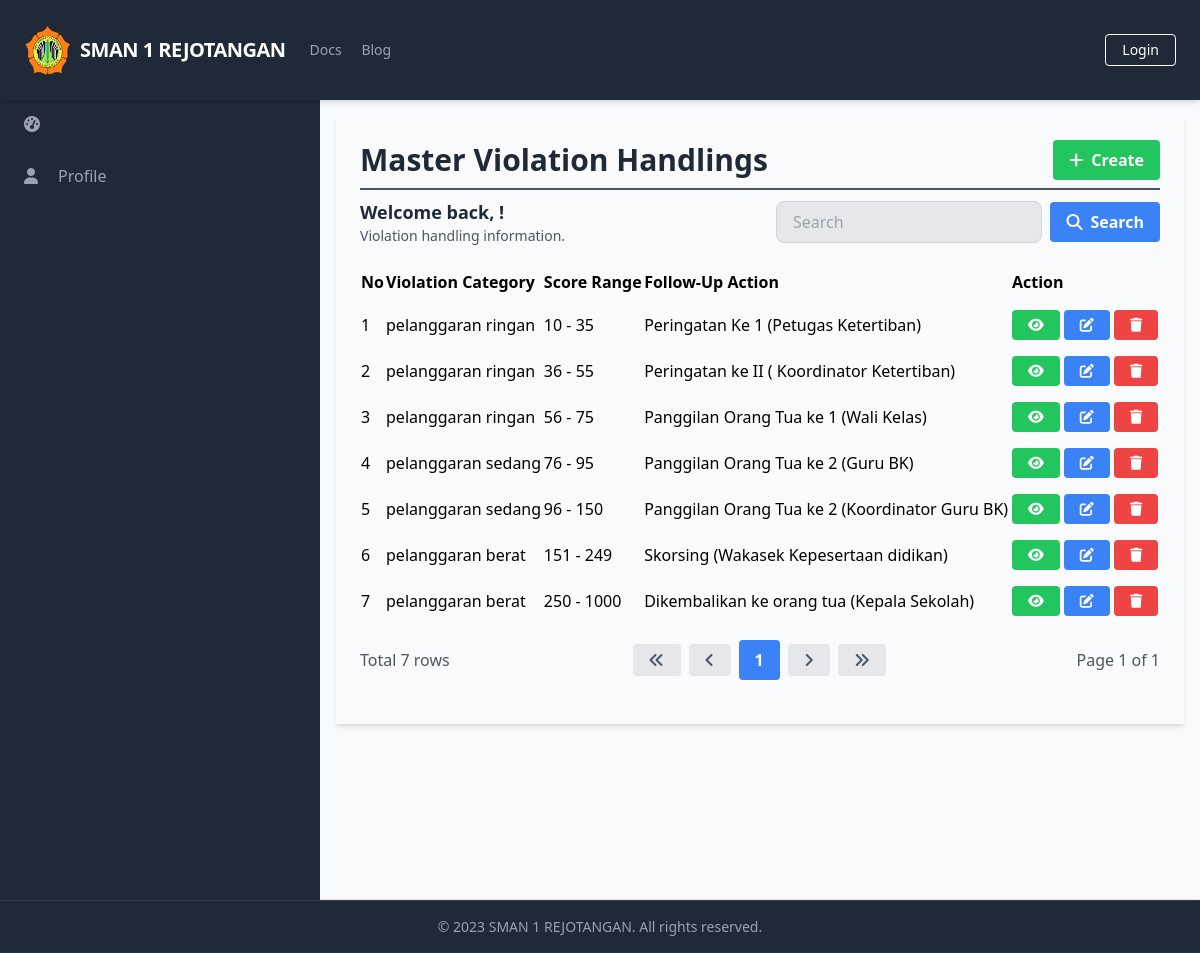
The page /manage_master_violationhandlings/manage_master_violationhandlings_list.php on the database as committed earlier.
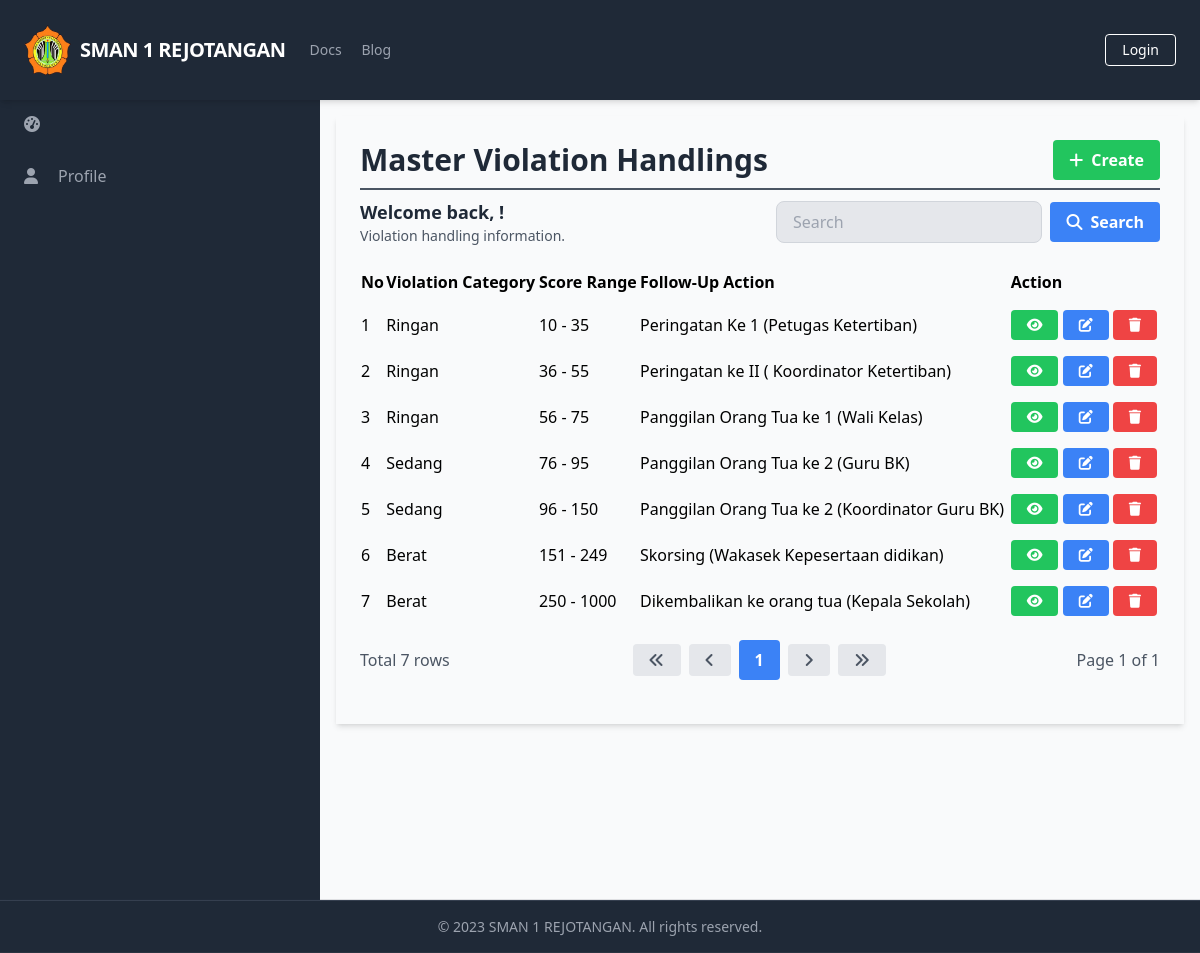
The same page on the database as committed later.
### tables this page shows
CREATE TABLE `MasterViolationHandlings` (
  `HandlingID` int(11) NOT NULL,
  `ViolationCategory` varchar(255) NOT NULL,
  `ScoreRangeBottom` int(11) NOT NULL,
  `ScoreRangeTop` int(11) NOT NULL,
  `FollowUpAction` varchar(255) NOT NULL
);

### database/connection.php (called while the page is built, shortened)
<?php
$baseUrl = "http://localhost/final_project_imam_2023/";
$baseTitle = "SMAN 1 REJOTANGAN";
$baseLogoUrl = "http://localhost/final_project_imam_2023/static/logo.png";

### public/manage_master_violationhandlings/manage_master_violationhandlings_list.php (the view, shortened to what this page needs)
<?php
require_once('../../database/connection.php');
?>
<?php include_once('../components/header.php'); ?>
<div class="h-screen flex flex-col">
    <?php include('../components/navbar.php'); ?>
    <div class="flex-grow bg-gray-50 flex flex-row shadow-md">
        <?php include('../components/sidebar.php'); ?>
        <main class="bg-gray-50 flex flex-col flex-1 overflow-y-scroll h-screen flex-shrink-0 sc-hide pb-40">
            <div class="flex items-start justify-start p-6 shadow-md m-4 flex-1 flex-col">
                <div class="flex flex-row justify-between items-center w-full border-b-2 border-gray-600 mb-2 pb-2">
                    <h1 class="text-3xl text-gray-800 font-semibold w-full">Master Violation Handlings</h1>
                    <div class="flex flex-row justify-end items-center">
                        <a href="<?php echo $baseUrl; ?>public/manage_master_violationhandlings/manage_master_violationhandlings_create.php" class="bg-green-500 hover-bg-green-700 text-white font-bold py-2 px-4 rounded inline-flex items-center">
                            <i class="fas fa-plus mr-2"></i>
                            <span>Create</span>
                        </a>
                    </div>
                </div>
                <div class="flex flex-col w-full">
                    <div class="flex flex-row justify-between items-center w-full mb-2 pb-2">
                        <div>
                            <h2 class="text-lg text-gray-800 font-semibold">Welcome back, <?php echo $_SESSION['FullName']; ?>!</h2>
                            <p class="text-gray-600 text-sm">Violation handling information.</p>
                        </div>
                        <form class="flex items-center justify-end space-x-2 w-96">
                            <input type="text" name="search" class="bg-gray-200 focus-bg-white focus-outline-none border border-gray-300 rounded-lg py-2 px-4 block w-full appearance-none leading-normal" placeholder="Search" value="<?php echo isset($_GET['search']) ? $_GET['search'] : ''; ?>">
                            <button type="submit" class="bg-blue-500 hover-bg-blue-700 text-white font-bold py-2 px-4 rounded space-x-2 inline-flex items-center">
                                <i class="fas fa-search"></i>
                                <span>Search</span>
                            </button>
                        </form>
                    </div>
                    <table class="min-w-full">
                        <thead>
                            <tr>
                                <th class="text-left py-2">No</th>
                                <th class="text-left py-2">Violation Category</th>
                                <th class="text-left py-2">Score Range</th>
                                <th class="text-left py-2">Follow-Up Action</th>
                                <th class="text-left py-2">Action</th>
                            </tr>
                        </thead>
                        <tbody>
                            <?php
                            $searchTerm = isset($_GET['search']) ? $_GET['search'] : '';
                            $page = isset($_GET['page']) ? $_GET['page'] : 1;
                            $query = "SELECT * FROM MasterViolationHandlings WHERE ViolationCategory LIKE '%$searchTerm%' LIMIT 15 OFFSET " . ($page - 1) * 15;
                            $result = $conn->query($query);
                            $queryCount = "SELECT COUNT(*) AS count FROM MasterViolationHandlings WHERE ViolationCategory LIKE '%$searchTerm%'";
                            $resultCount = $conn->query($queryCount);
                            $rowCount = $resultCount->fetch_assoc()['count'];
                            $totalPage = ceil($rowCount / 15);
                            $no = 1;
                            while ($row = $result->fetch_assoc()) {
                            ?>
                                <tr>
                                    <td class="py-2"><?php echo $no++; ?></td>
                                    <td class="py-2"><?php echo $row['ViolationCategory']; ?></td>
                                    <td class="py-2"><?php echo $row['ScoreRangeBottom'] . ' - ' . $row['ScoreRangeTop']; ?></td>
                                    <td class="py-2"><?php echo $row['FollowUpAction']; ?></td>
                                    <td class='py-2'>
                                        <a href="<?php echo $baseUrl; ?>public/manage_master_violationhandlings/manage_master_violationhandlings_detail.php?id=<?php echo $row['HandlingID'] ?>" class='bg-green-500 hover-bg-green-700 text-white font-bold py-2 px-4 rounded inline-flex items-center text-sm'>
                                            <i class='fas fa-eye'></i>
                                        </a>
                                        <a href="<?php echo $baseUrl; ?>public/manage_master_violationhandlings/manage_master_violationhandlings_update.php?id=<?php echo $row['HandlingID'] ?>" class='bg-blue-500 hover-bg-blue-700 text-white font-bold py-2 px-4 rounded inline-flex items-center text-sm'>
                                            <i class='fas fa-edit'></i>
                                        </a>
                                        <a href="#" onclick="confirmDelete(<?php echo $row['HandlingID']; ?>)" class='bg-red-500 hover-bg-red-700 text-white font-bold py-2 px-4 rounded inline-flex items-center text-sm'>
                                            <i class='fas fa-trash'></i>
                                        </a>
                                    </td>
                                </tr>
                            <?php
                            }
                            ?>
                        </tbody>
                    </table>
                    <div class="flex flex-row justify-between items-center w-full mt-4">
                        <div class="flex flex-row justify-start items-center">
                            <span class="text-gray-600">Total <?php echo $rowCount; ?> rows</span>
                        </div>
                        <div class="flex flex-row justify-end items-center space-x-2">
                            <a href="?page=1&search=<?php echo $searchTerm; ?>" class="bg-gray-200 hover-bg-gray-300 text-gray-600 font-bold py-2 px-4 rounded inline-flex items-center">
                                <i class="fas fa-angle-double-left"></i>
                            </a>
                            <a href="?page=<?php if ($page == 1) {
                                                echo $page;
                                            } else {
                                                echo $page - 1;
                                            } ?>&search=<?php echo $searchTerm; ?>" class="bg-gray-200 hover-bg-gray-300 text-gray-600 font-bold py-2 px-4 rounded inline-flex items-center">
                                <i class="fas fa-angle-left"></i>
                            </a>
                            <?php
                            $startPage = $page - 2;
                            $endPage = $page + 2;
                            if ($startPage < 1) {
                                $endPage += abs($startPage) + 1;
                                $startPage = 1;
                            }
                            if ($endPage > $totalPage) {
                                $startPage -= $endPage - $totalPage;
                                $endPage = $totalPage;
                            }
                            if ($startPage < 1) {
                                $startPage = 1;
                            }
                            for ($i = $startPage; $i <= $endPage; $i++) {
                                if ($i == $page) {
                                    echo "<a href='?page=$i&search=$searchTerm' class='bg-blue-500 hover-bg-blue-700 text-white font-bold py-2 px-4 rounded inline-flex items-center'>$i</a>";
                                } else {
                                    echo "<a href='?page=$i&search=$searchTerm' class='bg-gray-200 hover-bg-gray-300 text-gray-600 font-bold py-2 px-4 rounded inline-flex items-center'>$i</a>";
                                }
                            }
                            ?>
                            <a href="?page=<?php if ($page == $totalPage) {
                                                echo $page;
                                            } else {
                                                echo $page + 1;
                                            } ?>&search=<?php echo $searchTerm; ?>" class="bg-gray-200 hover-bg-gray-300 text-gray-600 font-bold py-2 px-4 rounded inline-flex items-center">
                                <i class="fas fa-angle-right"></i>
                            </a>
                            <a href="?page=<?php echo $totalPage; ?>&search=<?php echo $searchTerm; ?>" class="bg-gray-200 hover-bg-gray-300 text-gray-600 font-bold py-2 px-4 rounded inline-flex items-center">
                                <i class="fas fa-angle-double-right"></i>
                            </a>
                        </div>
                        <div class="flex flex-row justify-end items-center ml-2">
                            <span class="text-gray-600">Page <?php echo $page; ?> of <?php echo $totalPage; ?></span>
                        </div>
                    </div>
                </div>
        </main>
    </div>
    <?php include('../components/footer.php'); ?>
</div>
</body>
</html>

### public/components/header.php (shortened to what this page needs)
<!DOCTYPE html>
<html lang="en">
<head>
    <link rel="stylesheet" href="<?php echo $baseUrl; ?>dist/output.css">
    <link rel="stylesheet" href="https://cdn.jsdelivr.net/npm/sweetalert2@11/dist/sweetalert2.min.css">
</head>
<body class="overflow-hidden">

### public/components/navbar.php (shortened to what this page needs)
<nav class="flex items-center justify-between flex-wrap bg-gray-800 p-6 shadow-md sticky top-0">
    <div class="flex items-center flex-shrink-0 text-white mr-6 ">
        <a href="<?php echo $baseUrl; ?>public/index.php" class="flex items-center space-x-2">
            <img src="<?php echo $baseLogoUrl; ?>" alt="Logo" class="w-12" />
            <span class="font-semibold text-xl tracking-tight"><?php echo $baseTitle; ?></span>
        </a>
    </div>
    <div class="w-full block flex-grow lg:flex lg:items-center lg:w-auto">
        <div class="text-sm lg:flex-grow">
            <a href="#responsive-header" class="block mt-4 lg:inline-block lg:mt-0 text-gray-400 hover:text-white mr-4">
                Docs
            </a>
            <a href="#responsive-header" class="block mt-4 lg:inline-block lg:mt-0 text-gray-400 hover:text-white">
                Blog
            </a>
        </div>
        <div>
            <?php
            if (isset($_SESSION['UserID'])) {
                echo '<a href="javascript:void(0);" onclick="confirmLogout()" class="inline-block text-sm px-4 py-2 leading-none border rounded text-white border-white hover:border-transparent hover:text-gray-500 hover:bg-white mt-4 lg:mt-0">Logout</a>';
            } else {
                echo '<a href="login.php" class="inline-block text-sm px-4 py-2 leading-none border rounded text-white border-white hover:border-transparent hover:text-gray-500 hover:bg-white mt-4 lg:mt-0">Login</a>';
            }
            ?>
        </div>
    </div>
</nav>

### public/components/sidebar.php (shortened to what this page needs)
<aside class="bg-gray-800 text-white w-80 overflow-y-scroll h-screen flex-shrink-0 sc-hide">
    <ul class="text-gray-400">
        <li class="px-6 py-4 hover:bg-gray-700 cursor-pointer space-x-2 flex items-center">
            <i class="fas fa-tachometer-alt mr-3"></i>
        </li>
        <li class="px-6 py-4 hover-bg-gray-700 cursor-pointer space-x-2 flex items-center">
            <i class="fas fa-user mr-3"></i>
            <a href="../profiles/profile.php">Profile</a>
        </li>
    </ul>
    <hr class="mt-60 border-transparent">
</aside>

### public/components/footer.php (shortened to what this page needs)
<footer class="bg-gray-800 text-gray-400 py-4 shadow-md mt-auto sticky bottom-0 border-t border-gray-700">
    <div class="container mx-auto text-center text-sm">
        <p>&copy; 2023 <?php echo $baseTitle; ?>. All rights reserved.</p>
    </div>
</footer>

Rows that differ between the two databases and show on the page:
changed masterviolationhandlings "Peringatan Ke 1 (Petugas Ketertiban)": ViolationCategory "pelanggaran ringan" → "Ringan"
changed masterviolationhandlings "Peringatan ke II ( Koordinator Ketertiban)": ViolationCategory "pelanggaran ringan" → "Ringan"
changed masterviolationhandlings "Panggilan Orang Tua ke 1 (Wali Kelas)": ViolationCategory "pelanggaran ringan" → "Ringan"
changed masterviolationhandlings "Panggilan Orang Tua ke 2 (Guru BK)": ViolationCategory "pelanggaran sedang" → "Sedang"
changed masterviolationhandlings "Panggilan Orang Tua ke 2 (Koordinator Guru BK)": ViolationCategory "pelanggaran sedang" → "Sedang"
changed masterviolationhandlings "Skorsing (Wakasek Kepesertaan didikan)": ViolationCategory "pelanggaran berat" → "Berat"
changed masterviolationhandlings "Dikembalikan ke orang tua (Kepala Sekolah)": ViolationCategory "pelanggaran berat" → "Berat"
